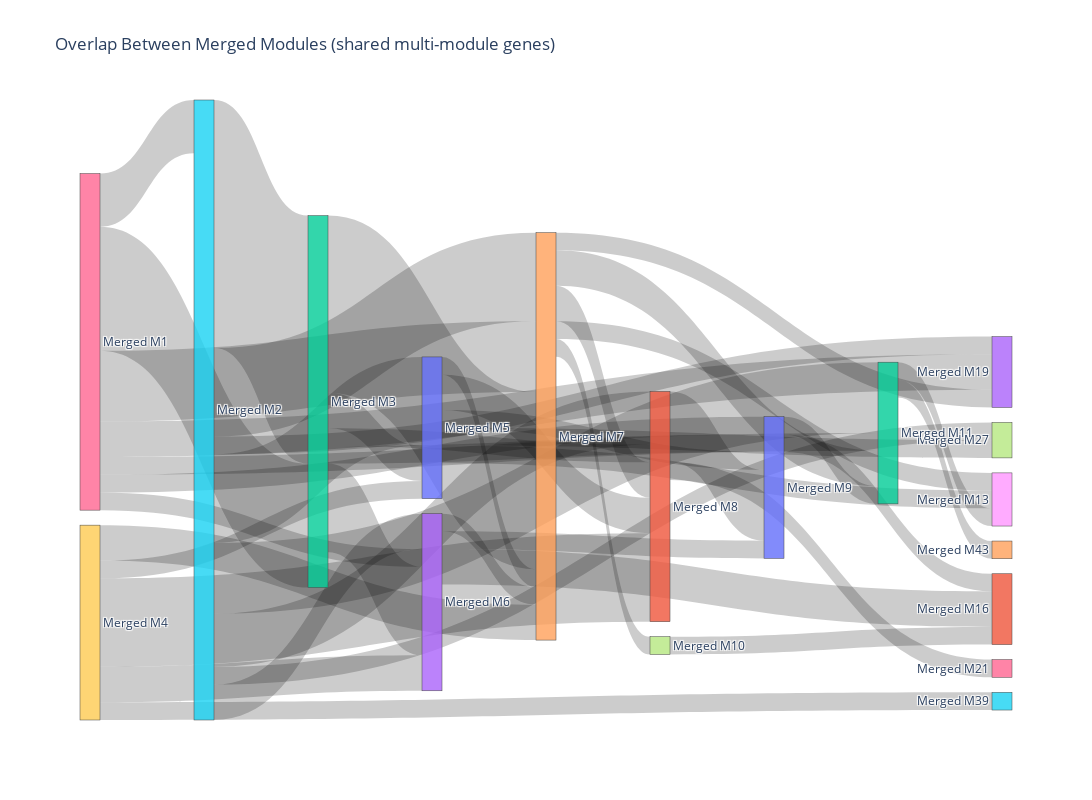

Source (notebook cell):
### Code cell
# ------------------------------------
# Step 3: build Sankey diagram
# ------------------------------------

# All modules that appear in any pair
all_modules = pd.unique(
    flow_counts[["module_1", "module_2"]].values.ravel()
)

# Create labels like "Merged M1", "Merged M3", ...
module_labels = [f"Merged M{m}" for m in all_modules]
label_to_index = {m: i for i, m in enumerate(all_modules)}

# Sources, targets, values
sources = [label_to_index[m] for m in flow_counts["module_1"]]
targets = [label_to_index[m] for m in flow_counts["module_2"]]
values  = flow_counts["count"].tolist()


# 🔹 Build hover text: genes per link, as HTML with <br> line breaks
link_customdata = [
    "<br>".join(map(str, genes_list))    # genes_list is flow_counts["genes"][i]
    for genes_list in flow_counts["genes"]
]

fig = go.Figure(data=[go.Sankey(
    node=dict(
        label=module_labels,
        pad=15,
        thickness=20,
    ),
  link=dict(
        source=sources,
        target=targets,
        value=values,
        customdata=link_customdata,   # 👈 attach gene lists here
        hovertemplate=(
            "From: %{source.label}<br>"
            "To: %{target.label}<br>"
            "Count: %{value}<br><br>"
            "Genes:<br>%{customdata}"
            "<extra></extra>"
        )
    )
)])

fig.update_layout(
    title_text="Overlap Between Merged Modules (shared multi-module genes)",
    font=dict(size=12),
    width=1200,
    height=800,
)

fig.show()

### Figure 1 — Plotly figure (JSON) as saved in the notebook; plotly's stock layout.template omitted (floating-point values rounded to 4 significant figures)
{"data": [{"link": {"customdata": ["ADCY7<br>PLCB2", "AGER<br>KAT2A<br>L3MBTL1<br>MBD3<br>NINL", "AGO4<br>CCNA1<br>CCNE2<br>CDK2<br>CEP131<br>DUSP6<br>KIF18A<br>MAP3K1<br>PPP1CC<br>SGO2", "AKT1<br>B9D2<br>BUB1<br>BUB1B<br>CEP290<br>CEP57<br>EZH2<br>MAP2K1<br>OFD1<br>PAFAH1B1<br>PTEN<br>RPS6KA3<br>TUBB<br>YWHAE", "ANAPC16<br>HAUS2<br>HAUS4<br>PPP1CC<br>PPP2R5A<br>PSMD5<br>SPDL1", "ARVCF<br>ARX<br>CHN1", "ATP6V0A2", "BRIP1<br>FANCB<br>FANCC<br>FANCG<br>RAD51C", "C7", "CACNA1A<br>CACNA1B<br>FMN2<br>SYP<br>UCHL1", "CCNB1IP1<br>MAP7<br>PPP1CC<br>RPS4Y2", "CELF3<br>CHD5", "CLRN1", "CRYBA2<br>GNB3<br>GNGT1<br>PAX6", "ELMOD3<br>EPS8L2", "EPB41L2", "FGF17<br>FGF8", "FGF5", "FGFR1<br>FGFR2<br>FGFR3<br>PTPN11", "GBA2<br>SETX", "GLI3<br>KCNAB2<br>MAF<br>SPRED1<br>TBX2", "GTF2F1<br>TAF12", "IGKC", "IGLV4-60", "INPP5E<br>WDR34", "KCTD17", "KCTD7<br>LRSAM1", "KIF4A", "LPCAT1", "MAD2L2<br>PEX16<br>POLR1D", "MAPK10", "MAPK7<br>NOD2", "NEK2", "NELFA", "PABPC1L", "PIK3CB", "RSPH1", "RTN4IP1", "SBNO2", "SCN3B", "SLC12A7", "SLC4A3", "TAF4B", "TCEA2", "YBX3"], "hovertemplate": "From: %{source.label}<br>To: %{target.label}<br>Count: %{value}<br><br>Genes:<br>%{customdata}<extra></extra>", "source": [0, 2, 2, 5, 6, 5, 5, 5, 0, 9, 6, 4, 10, 1, 3, 0, 4, 10, 5, 9, 5, 6, 12, 12, 5, 9, 9, 9, 0, 6, 2, 2, 2, 5, 3, 6, 4, 6, 0, 1, 17, 3, 4, 6, 4], "target": [1, 3, 4, 2, 2, 1, 7, 4, 8, 1, 4, 1, 11, 10, 11, 4, 12, 12, 12, 4, 0, 13, 8, 14, 3, 0, 3, 15, 10, 5, 1, 0, 10, 13, 4, 12, 8, 10, 7, 16, 11, 10, 13, 3, 17], "value": [2, 5, 10, 14, 7, 3, 1, 5, 1, 5, 4, 2, 1, 4, 2, 1, 2, 1, 4, 2, 5, 2, 1, 1, 2, 1, 2, 1, 1, 3, 1, 2, 1, 1, 1, 1, 1, 1, 1, 1, 1, 1, 1, 1, 1]}, "node": {"label": ["Merged M5", "Merged M8", "Merged M3", "Merged M6", "Merged M7", "Merged M2", "Merged M1", "Merged M27", "Merged M13", "Merged M4", "Merged M9", "Merged M16", "Merged M11", "Merged M19", "Merged M43", "Merged M39", "Merged M21", "Merged M10"], "pad": 15, "thickness": 20}, "type": "sankey"}], "layout": {"font": {"size": 12}, "height": 800, "title": {"text": "Overlap Between Merged Modules (shared multi-module genes)"}, "width": 1200}}
